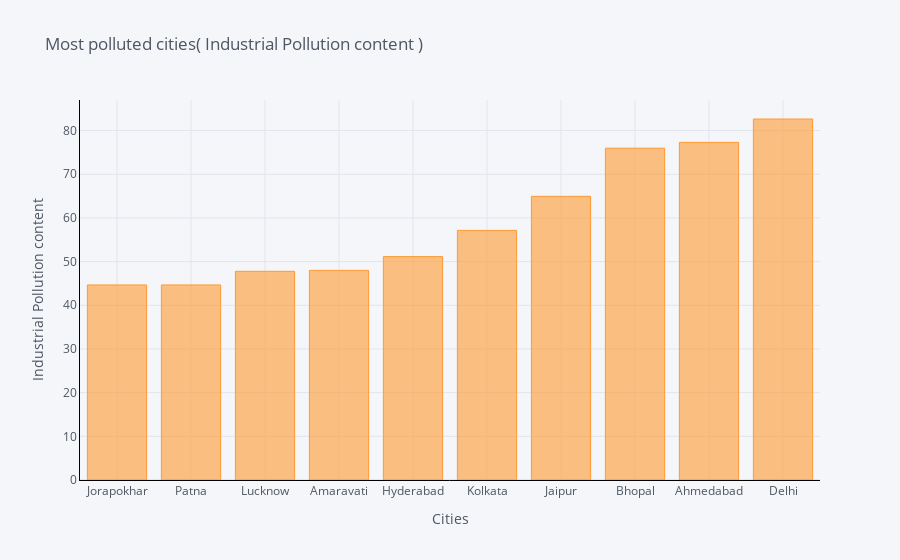
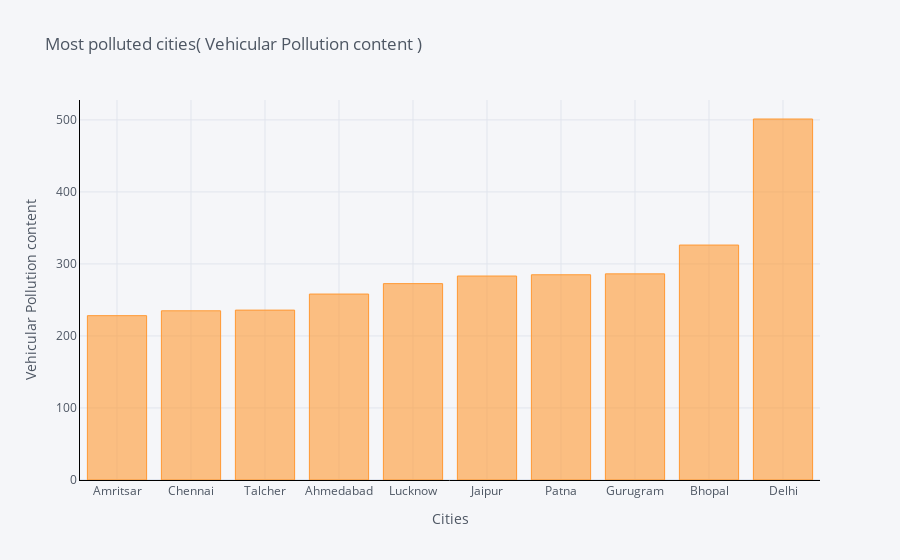

The code cell stored with these charts, in order, in its notebook:
### Code cell
def max_bar_plot(var):
    x1 = df[['City',var]].groupby(["City"]).median().sort_values(by = var,
    ascending = True).tail(10).iplot(kind='bar', xTitle='Cities',yTitle=var, 
                                     linecolor='black', title='{2} {1} {0}'.format(")",var,' Most polluted cities('))

p1 = max_bar_plot('Industrial Pollution content')
p2 = max_bar_plot('Vehicular Pollution content')

### Figure 1 — Plotly figure (JSON) as saved in the notebook; plotly's stock layout.template omitted (floating-point values rounded to 4 significant figures)
{"data": [{"marker": {"color": "rgba(255, 153, 51, 0.6)", "line": {"color": "rgba(255, 153, 51, 1.0)", "width": 1}}, "name": "Industrial Pollution content", "orientation": "v", "text": "", "type": "bar", "x": ["Jorapokhar", "Patna", "Lucknow", "Amaravati", "Hyderabad", "Kolkata", "Jaipur", "Bhopal", "Ahmedabad", "Delhi"], "y": [44.66, 44.66, 47.78, 48, 51.14, 57.14, 64.94, 75.97, 77.3, 82.65]}], "layout": {"legend": {"bgcolor": "#F5F6F9", "font": {"color": "#4D5663"}}, "paper_bgcolor": "#F5F6F9", "plot_bgcolor": "#F5F6F9", "title": {"font": {"color": "#4D5663"}, "text": " Most polluted cities( Industrial Pollution content )"}, "xaxis": {"gridcolor": "#E1E5ED", "linecolor": "black", "showgrid": true, "tickfont": {"color": "#4D5663"}, "title": {"font": {"color": "#4D5663"}, "text": "Cities"}, "zerolinecolor": "#E1E5ED", "type": "category", "range": [-0.5, 9.5], "autorange": true}, "yaxis": {"gridcolor": "#E1E5ED", "linecolor": "black", "showgrid": true, "tickfont": {"color": "#4D5663"}, "title": {"font": {"color": "#4D5663"}, "text": "Industrial Pollution content"}, "zerolinecolor": "#E1E5ED", "type": "linear", "range": [0, 87], "autorange": true}, "autosize": true}}

### Figure 2 — Plotly figure (JSON) as saved in the notebook; plotly's stock layout.template omitted (floating-point values rounded to 4 significant figures)
{"data": [{"marker": {"color": "rgba(255, 153, 51, 0.6)", "line": {"color": "rgba(255, 153, 51, 1.0)", "width": 1}}, "name": "Vehicular Pollution content", "orientation": "v", "text": "", "type": "bar", "x": ["Amritsar", "Chennai", "Talcher", "Ahmedabad", "Lucknow", "Jaipur", "Patna", "Gurugram", "Bhopal", "Delhi"], "y": [228.2, 234.9, 235.9, 258.2, 272.7, 283.2, 285.0, 286.2, 326.2, 501.3]}], "layout": {"legend": {"bgcolor": "#F5F6F9", "font": {"color": "#4D5663"}}, "paper_bgcolor": "#F5F6F9", "plot_bgcolor": "#F5F6F9", "title": {"font": {"color": "#4D5663"}, "text": " Most polluted cities( Vehicular Pollution content )"}, "xaxis": {"gridcolor": "#E1E5ED", "linecolor": "black", "showgrid": true, "tickfont": {"color": "#4D5663"}, "title": {"font": {"color": "#4D5663"}, "text": "Cities"}, "zerolinecolor": "#E1E5ED", "type": "category", "range": [-0.5, 9.5], "autorange": true}, "yaxis": {"gridcolor": "#E1E5ED", "linecolor": "black", "showgrid": true, "tickfont": {"color": "#4D5663"}, "title": {"font": {"color": "#4D5663"}, "text": "Vehicular Pollution content"}, "zerolinecolor": "#E1E5ED", "type": "linear", "range": [0, 527.7], "autorange": true}, "autosize": true}}
